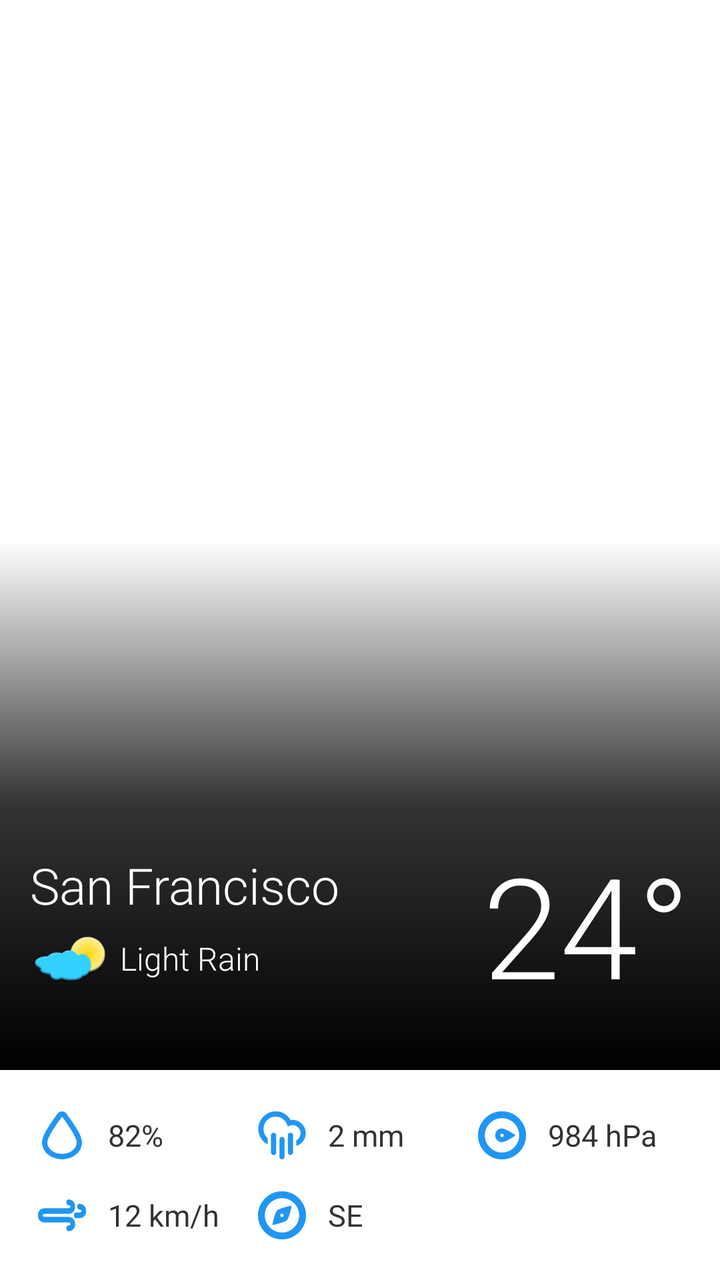
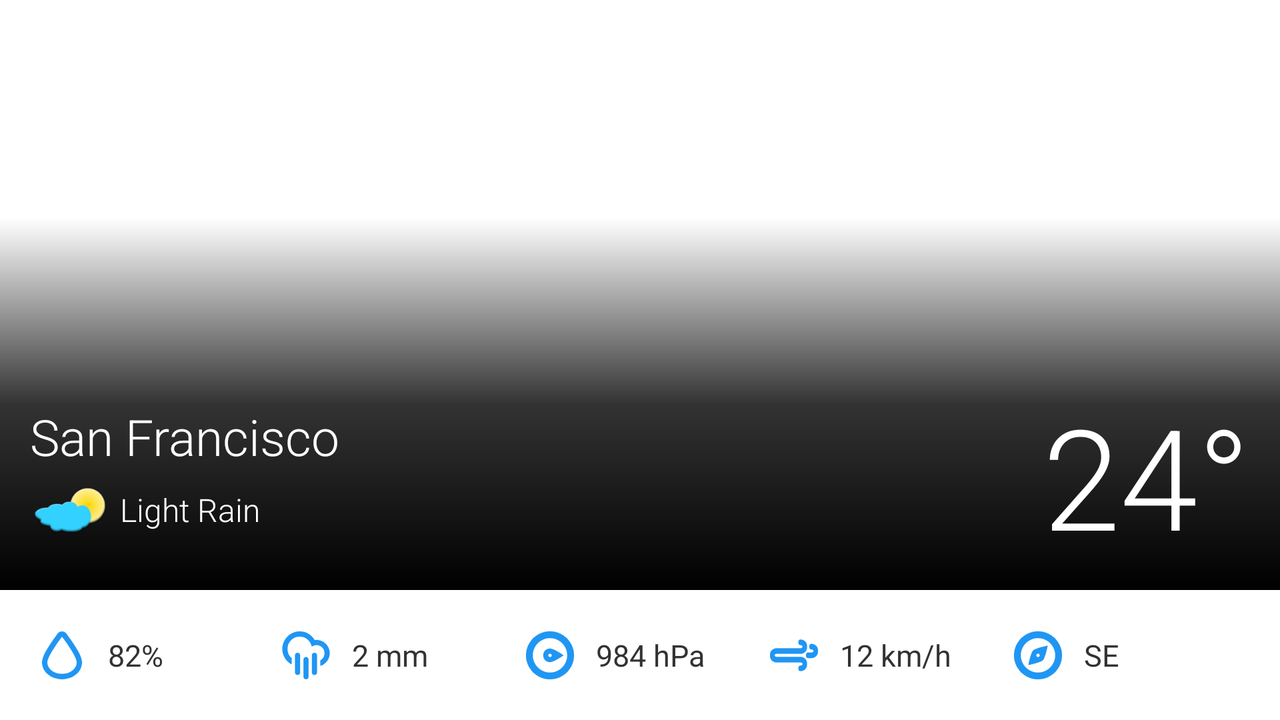

Compare how this app lays out the same screen by default and in its alternative resource folder. The renders come first, then the two layout files and the values they reference.
<!-- AndroidManifest.xml: application theme AppTheme -->
<!-- res/layout/fragment_today.xml -->
<FrameLayout xmlns:android="http://schemas.android.com/apk/res/android"
    xmlns:tools="http://schemas.android.com/tools"
    android:layout_width="fill_parent"
    android:layout_height="fill_parent"
    android:orientation="vertical"
    tools:context="com.michalpolic.weather.android.fragment.TodayFragment">

    <ImageView
        android:layout_width="fill_parent"
        android:layout_height="fill_parent"
        android:src="@drawable/san_francisco"
        android:scaleType="centerCrop" />

    <LinearLayout
        android:layout_width="fill_parent"
        android:layout_height="fill_parent"
        android:orientation="vertical">

        <TableRow
            android:id="@+id/home_space"
            android:layout_width="fill_parent"
            android:layout_height="wrap_content"
            android:layout_weight="0.62" />

        <TableRow
            android:layout_width="fill_parent"
            android:layout_height="wrap_content"
            android:layout_weight="0.3">

            <LinearLayout
                android:id="@+id/gradient_background"
                android:layout_width="wrap_content"
                android:layout_height="fill_parent"
                android:layout_weight="1"
                android:background="@drawable/vertical_gradient"
                android:orientation="vertical">

                <TableRow
                    android:id="@+id/home_space1"
                    android:layout_width="fill_parent"
                    android:layout_height="wrap_content"
                    android:layout_weight="0.8"></TableRow>

                <TableRow
                    android:layout_width="fill_parent"
                    android:layout_height="wrap_content"
                    android:layout_weight="0.2"
                    android:paddingTop="40dp">

                    <LinearLayout
                        android:layout_width="wrap_content"
                        android:layout_height="fill_parent"
                        android:layout_weight="1"
                        android:baselineAligned="false"
                        android:orientation="horizontal">

                        <LinearLayout
                            android:layout_width="0dp"
                            android:layout_height="fill_parent"
                            android:layout_weight="1"
                            android:orientation="vertical"
                            android:paddingLeft="15dp"
                            android:paddingTop="10dp">

                            <TextView
                                android:id="@+id/city_home"
                                android:layout_width="wrap_content"
                                android:layout_height="wrap_content"
                                android:fontFamily="sans-serif-light"
                                android:text="@string/home_city"
                                android:textColor="#ffff"
                                android:textSize="25sp" />

                            <LinearLayout
                                android:layout_width="fill_parent"
                                android:layout_height="wrap_content"
                                android:orientation="horizontal">

                                <ImageView
                                    android:id="@+id/icon_home"
                                    android:layout_width="40dp"
                                    android:layout_height="40dp"
                                    android:src="@drawable/ic_launcher" />

                                <TextView
                                    android:id="@+id/description_home"
                                    android:layout_width="0dp"
                                    android:layout_height="fill_parent"
                                    android:layout_weight="1"
                                    android:fontFamily="sans-serif-light"
                                    android:gravity="center_vertical"
                                    android:paddingLeft="5dp"
                                    android:text="@string/home_weather_description"
                                    android:textColor="#ffff"
                                    android:textSize="16sp" />
                            </LinearLayout>
                        </LinearLayout>

                    </LinearLayout>

                    <TextView
                        android:id="@+id/temperature_home"
                        android:layout_width="wrap_content"
                        android:layout_height="wrap_content"
                        android:layout_gravity="right"
                        android:layout_marginRight="15dp"
                        android:layout_marginTop="0dp"
                        android:fontFamily="sans-serif-light"
                        android:gravity="top"
                        android:text="@string/home_degree"
                        android:textColor="#ffff"
                        android:textSize="70sp"
                        android:typeface="normal" />
                </TableRow>

            </LinearLayout>
        </TableRow>

        <TableRow
            android:layout_width="fill_parent"
            android:layout_height="wrap_content"
            android:background="#ffff">

                <LinearLayout
                    android:layout_width="fill_parent"
                    android:layout_height="wrap_content"
                    android:orientation="vertical"
                    android:padding="15dp">

                    <TableRow
                        android:layout_width="fill_parent"
                        android:layout_height="wrap_content"
                        android:layout_marginTop="5dp"
                        android:layout_marginBottom="5dp">

                        <TextView
                            android:id="@+id/humidity_home"
                            android:layout_width="120dp"
                            android:layout_height="25dp"
                            android:drawableLeft="@drawable/ic_action_ic_weather_humidity"
                            android:drawablePadding="7dp"
                            android:singleLine="true"
                            android:text="@string/home_humidity"
                            android:textSize="15sp"
                            android:gravity="left|center_vertical"
                            android:layout_weight="1" />

                        <TextView
                            android:id="@+id/precipitation_home"
                            android:layout_width="120dp"
                            android:layout_height="25dp"
                            android:layout_column="1"
                            android:layout_span="1"
                            android:layout_weight="1"
                            android:drawableLeft="@drawable/ic_action_ic_weather_precipitation"
                            android:drawablePadding="7dp"
                            android:singleLine="true"
                            android:text="@string/home_precipitation"
                            android:textSize="15sp"
                            android:gravity="left|center_vertical" />

                        <TextView
                            android:id="@+id/pressure_home"
                            android:layout_width="120dp"
                            android:layout_height="25dp"
                            android:layout_column="2"
                            android:layout_span="1"
                            android:layout_weight="1"
                            android:drawableLeft="@drawable/ic_action_ic_weather_pressure"
                            android:drawablePadding="7dp"
                            android:singleLine="true"
                            android:text="@string/home_pressure"
                            android:textSize="15sp"
                            android:gravity="left|center_vertical" />
                    </TableRow>

                    <TableRow
                        android:layout_width="match_parent"
                        android:layout_height="match_parent"
                        android:layout_marginTop="10dp"
                        android:layout_marginBottom="5dp">

                        <TextView
                            android:id="@+id/wind_home"
                            android:layout_width="120dp"
                            android:layout_height="25dp"
                            android:layout_below="@+id/humidity_home"
                            android:layout_gravity="left"
                            android:drawableLeft="@drawable/ic_action_ic_weather_wind"
                            android:drawablePadding="7dp"
                            android:gravity="left|center_vertical"
                            android:singleLine="true"
                            android:text="@string/home_wind"
                            android:textSize="15sp"
                            android:layout_weight="1" />

                        <TextView
                            android:id="@+id/direction_home"
                            android:layout_width="120dp"
                            android:layout_height="25dp"
                            android:drawableLeft="@drawable/ic_action_ic_weather_direction"
                            android:drawablePadding="7dp"
                            android:gravity="left|center_vertical"
                            android:singleLine="true"
                            android:text="@string/home_direction"
                            android:textSize="15sp"
                            android:layout_weight="1" />


                        <TextView
                            android:id="@+id/home_space2"
                            android:layout_width="120dp"
                            android:layout_height="25dp"
                            android:drawableLeft="@drawable/ic_action_ic_weather_direction"
                            android:drawablePadding="7dp"
                            android:gravity="left|center_vertical"
                            android:singleLine="true"
                            android:text="@string/home_direction"
                            android:textSize="15sp"
                            android:visibility="invisible"
                            android:layout_weight="1" />

                    </TableRow>

                </LinearLayout>
        </TableRow>
    </LinearLayout>
</FrameLayout>
<!-- resources referenced by this layout -->
<resources>
  <!-- drawable ic_action_ic_weather_direction: png bitmap (drawable-hdpi, 1293 bytes) -->
  <!-- drawable ic_action_ic_weather_humidity: png bitmap (drawable-hdpi, 1533 bytes) -->
  <!-- drawable ic_action_ic_weather_precipitation: png bitmap (drawable-hdpi, 1522 bytes) -->
  <!-- drawable ic_action_ic_weather_pressure: png bitmap (drawable-hdpi, 1138 bytes) -->
  <!-- drawable ic_action_ic_weather_wind: png bitmap (drawable-hdpi, 810 bytes) -->
  <!-- drawable ic_launcher: png bitmap (drawable-mdpi, 1857 bytes) -->
  <!-- drawable vertical_gradient (drawable-mdpi) -->
  <?xml version="1.0" encoding="utf-8"?>
  <shape
      xmlns:android="http://schemas.android.com/apk/res/android"
      android:shape="rectangle" >
  
      <corners
          android:radius="0dp" />
  
      <gradient
          android:angle="270"
          android:endColor="#f000"
          android:centerColor="#c000"
          android:startColor="#0000"
          android:type="linear" />
  
  </shape>
  <string name="home_city">San Francisco</string>
  <string name="home_degree">24°</string>
  <string name="home_direction">SE</string>
  <string name="home_humidity">82%</string>
  <string name="home_precipitation">2 mm</string>
  <string name="home_pressure">984 hPa</string>
  <string name="home_weather_description">Light Rain</string>
  <string name="home_wind">12 km/h</string>
  <style name="AppTheme" parent="@android:style/Theme.Holo.Light">
          <item name="android:actionBarStyle">@style/MyActionBar</item>
          <item name="android:actionMenuTextColor">@color/actionbar_title</item>
      </style>
  <style name="MyActionBar" parent="@android:style/Widget.Holo.ActionBar">
          <item name="android:background">@color/action_bar</item>
          <item name="android:titleTextStyle">@style/MyActionBarTitleText</item>
  
      </style>
  <color name="actionbar_title">#fff</color>
  <color name="action_bar">#ff2196f3</color>
  <style name="MyActionBarTitleText" parent="@android:style/TextAppearance.Holo.Widget.ActionBar.Title">
          <item name="android:textColor">@color/actionbar_title</item>
      </style>
</resources>
<!-- res/layout-land/fragment_today.xml (the author's variant of the layout above) -->
<!-- drawn on the phone turned sideways -->
<FrameLayout xmlns:android="http://schemas.android.com/apk/res/android"
    xmlns:tools="http://schemas.android.com/tools"
    android:layout_width="fill_parent"
    android:layout_height="fill_parent"
    android:orientation="vertical"
    tools:context="com.michalpolic.weather.android.fragment.TodayFragment">

    <ImageView
        android:layout_width="fill_parent"
        android:layout_height="fill_parent"
        android:src="@drawable/san_francisco"
        android:scaleType="centerCrop" />

    <LinearLayout
        android:layout_width="fill_parent"
        android:layout_height="fill_parent"
        android:orientation="vertical">

        <TableRow
            android:id="@+id/home_space"
            android:layout_width="fill_parent"
            android:layout_height="wrap_content"
            android:layout_weight="0.62" />

        <TableRow
            android:layout_width="fill_parent"
            android:layout_height="wrap_content"
            android:layout_weight="0.3">

            <LinearLayout
                android:id="@+id/gradient_background"
                android:layout_width="wrap_content"
                android:layout_height="fill_parent"
                android:layout_weight="1"
                android:background="@drawable/vertical_gradient"
                android:orientation="vertical">

                <TableRow
                    android:id="@+id/home_space1"
                    android:layout_width="fill_parent"
                    android:layout_height="wrap_content"
                    android:layout_weight="0.8"></TableRow>

                <TableRow
                    android:layout_width="fill_parent"
                    android:layout_height="wrap_content"
                    android:layout_weight="0.2"
                    android:paddingTop="40dp">

                    <LinearLayout
                        android:layout_width="wrap_content"
                        android:layout_height="fill_parent"
                        android:layout_weight="1"
                        android:baselineAligned="false"
                        android:orientation="horizontal">

                        <LinearLayout
                            android:layout_width="0dp"
                            android:layout_height="fill_parent"
                            android:layout_weight="1"
                            android:orientation="vertical"
                            android:paddingLeft="15dp"
                            android:paddingTop="10dp">

                            <TextView
                                android:id="@+id/city_home"
                                android:layout_width="wrap_content"
                                android:layout_height="wrap_content"
                                android:fontFamily="sans-serif-light"
                                android:text="@string/home_city"
                                android:textColor="#ffff"
                                android:textSize="25sp" />

                            <LinearLayout
                                android:layout_width="fill_parent"
                                android:layout_height="wrap_content"
                                android:orientation="horizontal">

                                <ImageView
                                    android:id="@+id/icon_home"
                                    android:layout_width="40dp"
                                    android:layout_height="40dp"
                                    android:src="@drawable/ic_launcher" />

                                <TextView
                                    android:id="@+id/description_home"
                                    android:layout_width="0dp"
                                    android:layout_height="fill_parent"
                                    android:layout_weight="1"
                                    android:fontFamily="sans-serif-light"
                                    android:gravity="center_vertical"
                                    android:paddingLeft="5dp"
                                    android:text="@string/home_weather_description"
                                    android:textColor="#ffff"
                                    android:textSize="16sp" />
                            </LinearLayout>
                        </LinearLayout>

                    </LinearLayout>

                    <TextView
                        android:id="@+id/temperature_home"
                        android:layout_width="wrap_content"
                        android:layout_height="wrap_content"
                        android:layout_gravity="right"
                        android:layout_marginRight="15dp"
                        android:layout_marginTop="0dp"
                        android:fontFamily="sans-serif-light"
                        android:gravity="top"
                        android:text="@string/home_degree"
                        android:textColor="#ffff"
                        android:textSize="70sp"
                        android:typeface="normal" />
                </TableRow>

            </LinearLayout>
        </TableRow>

        <TableRow
            android:layout_width="fill_parent"
            android:layout_height="wrap_content"
            android:background="#ffff">

                <LinearLayout
                    android:layout_width="fill_parent"
                    android:layout_height="wrap_content"
                    android:orientation="vertical"
                    android:padding="15dp">

                    <TableRow
                        android:layout_width="fill_parent"
                        android:layout_height="wrap_content"
                        android:layout_marginTop="5dp"
                        android:layout_marginBottom="5dp">

                        <TextView
                            android:id="@+id/humidity_home"
                            android:layout_width="110dp"
                            android:layout_height="25dp"
                            android:drawableLeft="@drawable/ic_action_ic_weather_humidity"
                            android:drawablePadding="7dp"
                            android:singleLine="true"
                            android:text="@string/home_humidity"
                            android:textSize="15sp"
                            android:gravity="left|center_vertical"
                            android:layout_weight="1" />

                        <TextView
                            android:id="@+id/precipitation_home"
                            android:layout_width="110dp"
                            android:layout_height="25dp"
                            android:layout_column="1"
                            android:layout_span="1"
                            android:layout_weight="1"
                            android:drawableLeft="@drawable/ic_action_ic_weather_precipitation"
                            android:drawablePadding="7dp"
                            android:singleLine="true"
                            android:text="@string/home_precipitation"
                            android:textSize="15sp"
                            android:gravity="left|center_vertical" />

                        <TextView
                            android:id="@+id/pressure_home"
                            android:layout_width="110dp"
                            android:layout_height="25dp"
                            android:layout_column="2"
                            android:layout_span="1"
                            android:layout_weight="1"
                            android:drawableLeft="@drawable/ic_action_ic_weather_pressure"
                            android:drawablePadding="7dp"
                            android:singleLine="true"
                            android:text="@string/home_pressure"
                            android:textSize="15sp"
                            android:gravity="left|center_vertical" />

                        <TextView
                            android:id="@+id/wind_home"
                            android:layout_width="110dp"
                            android:layout_height="25dp"
                            android:layout_below="@+id/humidity_home"
                            android:layout_gravity="left"
                            android:drawableLeft="@drawable/ic_action_ic_weather_wind"
                            android:drawablePadding="7dp"
                            android:gravity="left|center_vertical"
                            android:singleLine="true"
                            android:text="@string/home_wind"
                            android:textSize="15sp"
                            android:layout_weight="1" />

                        <TextView
                            android:id="@+id/direction_home"
                            android:layout_width="110dp"
                            android:layout_height="25dp"
                            android:drawableLeft="@drawable/ic_action_ic_weather_direction"
                            android:drawablePadding="7dp"
                            android:gravity="left|center_vertical"
                            android:singleLine="true"
                            android:text="@string/home_direction"
                            android:textSize="15sp"
                            android:layout_weight="1" />
                    </TableRow>

                </LinearLayout>
        </TableRow>
    </LinearLayout>
</FrameLayout>
